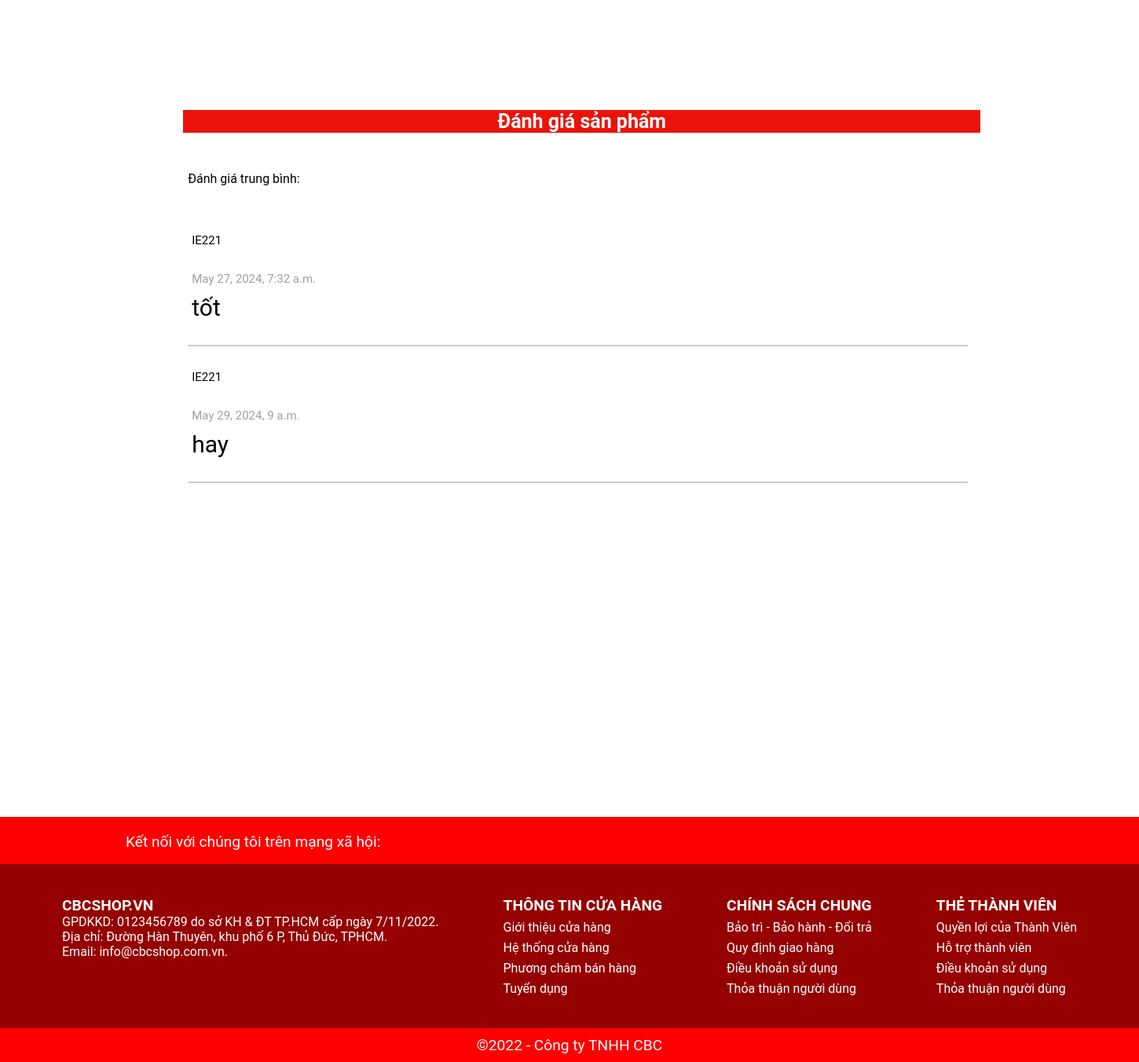
Before: /detail/?id=1 (lower part) with the older database file.
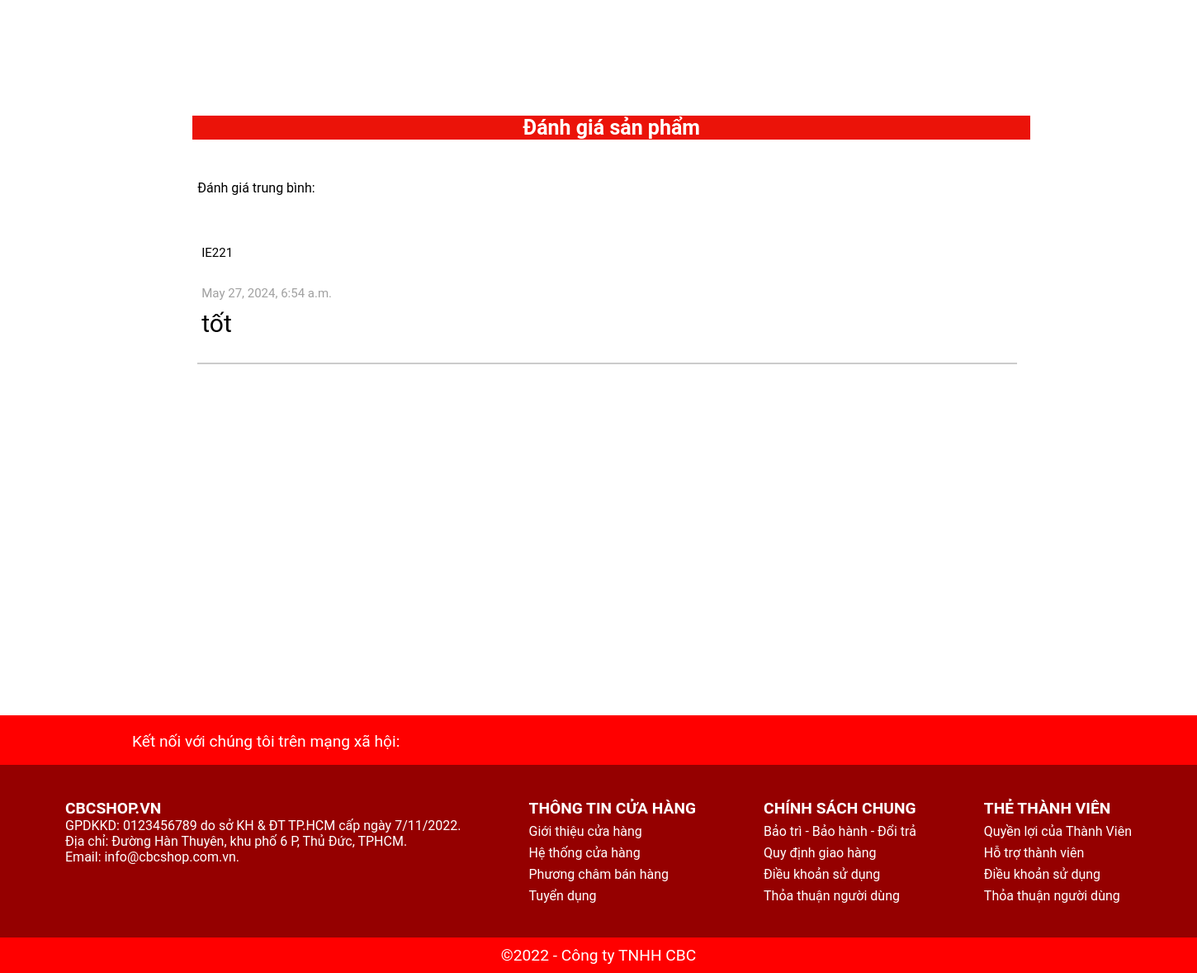
After: the same page with the newer database file.
### my_app/models.py (models this page shows, shortened)
class Product(models.Model):
    ID = models.IntegerField(primary_key=True)
    category = models.ManyToManyField(Category,related_name="product")
    name = models.CharField(max_length=200, null=True)
    price = models.FloatField()
    categy = models.CharField(max_length=200,null=True)
    sell = models.IntegerField()
    image = models.ImageField(null=True,blank=True)
    sale = models.IntegerField(null=True)
    star_rating = models.FloatField(default=0,null=True)  # Thêm trường star_rating
    @property
    def ImageURL(self):
        try:
            url = self.image.url
        except:
            url = ''
        return url

class Review(models.Model):
    user = models.ForeignKey(User, models.CASCADE)
    product = models.ForeignKey(Product, models.CASCADE)
    comment = models.TextField(max_length=250)
    rate = models.FloatField(default=0)
    created_at = models.DateTimeField(auto_now_add=True)

### my_app/views.py (the view)
# urls.py: path('detail/',views.detail, name='detail'),
def detail(request):
    if request.user.is_authenticated:
        customer = request.user
        order, created = Order.objects.get_or_create(customer=customer, complete=False)
        items = order.orderitem_set.all()
        cartItems = order.get_cart_item
        user_login = "hidden"
        user_logout = "show"
        if request.user.is_staff:
            user_staff = "show"
        else:
            user_staff = "hidden"
    else:
        items = []
        order = {'get_cart_item': 0, 'get_cart_total': 0}
        cartItems = order['get_cart_item']
        user_login = "show"
        user_logout = "hidden"
        user_staff = "hidden"
    prod_id = request.GET.get('id', '')
    product = Product.objects.get(ID=prod_id)
    avg_rate = Review.objects.filter(product=product).aggregate(Avg('rate'))['rate__avg'] or 0
    reviews = Review.objects.filter(product=product)
    products = Product.objects.filter(ID=prod_id)
    categories = Category.objects.filter(is_sub=False)
    context = {
        'categories': categories,
        'products': products,
        'user_login': user_login,
        'user_logout': user_logout,
        'cartItems': cartItems,
        'user_staff': user_staff,
        'avg_rate': avg_rate,  # Truyền giá trị trung bình rate vào context
        'reviews': reviews,
    }
    return render(request, 'html/detail.html', context)

### my_app/templates/html/detail.html (shortened to what the changed rows need)
{% extends 'html/base.html' %} {% load static %} {% block detail_content %}
<head>
  <link rel="stylesheet" href="{% static 'assets/item.css' %}" />
</head>
<body>
  {% for product in products %}
  <div class="detail_item1">
    <h2 class="detail_item_title">Đánh giá sản phẩm</h2>
  </div>
  <div class="detail_item3">
    <p>Đánh giá trung bình:</p>
    <p class="star">
      {% for i in 1|add:0.5|floatformat:"1" %} {% if avg_rate >= i %}
      <span class="fa fa-star checked"></span>
      {% else %}
      <span class="fa fa-star"></span>
      {% endif %} {% endfor %}
    </p>
  </div>
  <div>
    {% if user.is_authenticated %}
    <div class="detail_item3">
      <div class="stars">
        <form action="{% url 'review' %}" method="GET">
          <input
            type="hidden"
            value="{{ product.ID }}"
            id="prod_id"
            name="prod_id"
          />
          <h2>Bình Luận</h2>
          <div class="rating">
            <input
              type="radio"
              class="star star-5"
              id="star-5"
              name="star"
              value="5"
            />
            <label class="star star-5" for="star-5"></label>
            <input
              type="radio"
              class="star star-4-5"
              id="star-4-5"
              name="star"
              value="4.5"
            />
            <label class="half star-4-5" for="star-4-5"></label>
            <input
              type="radio"
              class="star star-4"
              id="star-4"
              name="star"
              value="4"
            />
            <label class="star star-4" for="star-4"></label>
            <input
              type="radio"
              class="star star-3-5"
              id="star-3-5"
              name="star"
              value="3.5"
            />
            <label class="half star-3-5" for="star-3-5"></label>
            <input
              type="radio"
              class="star star-3"
              id="star-3"
              name="star"
              value="3"
            />
            <label class="star star-3" for="star-3"></label>
            <input
              type="radio"
              class="star star-2-5"
              id="star-2-5"
              name="star"
              value="2.5"
            />
            <label class="half star-2-5" for="star-2-5"></label>
            <input
              type="radio"
              class="star star-2"
              id="star-2"
              name="star"
              value="2"
            />
            <label class="star star-2" for="star-2"></label>
            <input
              type="radio"
              class="star star-1-5"
              id="star-1-5"
              name="star"
              value="1.5"
            />
            <label class="half star-1-5" for="star-1-5"></label>
            <input
              type="radio"
              class="star star-1"
              id="star-1"
              name="star"
              value="1"
            />
            <label class="star star-1" for="star-1"></label>
            <input
              type="radio"
              class="star star-0-5"
              id="star-0-5"
              name="star"
              value="0.5"
            />
            <label class="half star-0-5" for="star-0-5"></label>
          </div>
          <div>
            <textarea
              class="comment_textarea"
              name="comment"
              id="comment"
              placeholder="Nhập bình luận của bạn ở đây"
            ></textarea>
          </div>
          <button type="submit">Bình luận</button>
        </form>
      </div>
    </div>
    <div class="detail_item3">
      {% for review in reviews %}
      <p class="user">{{ review.user.username }}</p>
      <p class="star star-comment">
        {% for i in 1|add:0.5|floatformat:"1" %} {% if review.rate >= i %}
        <span class="fa fa-star checked"></span>
        {% else %}
        <span class="fa fa-star"></span>
        {% endif %} {% endfor %}
      </p>
      <p class="datetime">{{ review.created_at }}</p>
      <p class="comment">{{ review.comment }}</p>
      <hr />
      {% endfor %}
    </div>
    {% else %}
    <div class="detail_item3">
      {% for review in reviews %}
      <p class="user">{{ review.user.username }}</p>
      <p class="star star-comment">
        {% for i in 1|add:0.5|floatformat:"1" %} {% if review.rate >= i %}
        <span class="fa fa-star checked"></span>
        {% else %}
        <span class="fa fa-star"></span>
        {% endif %} {% endfor %}
      </p>
      <p class="datetime">{{ review.created_at }}</p>
      <p class="comment">{{ review.comment }}</p>
      <hr />
      {% endfor %}
    </div>
    {% endif %}
  </div>
</body>
{% endfor %} {% endblock detail_content %}

Changed rows visible on the page:
removed Review: user.username "IE221", rate 4 (drawn), created_at "May 27, 2024, 7:32 a.m.", comment "tốt"
removed Review: user.username "IE221", rate 5 (drawn), created_at "May 29, 2024, 9 a.m.", comment "hay"
added Review: user.username "IE221", rate 5 (drawn), created_at "May 27, 2024, 6:54 a.m.", comment "tốt"
